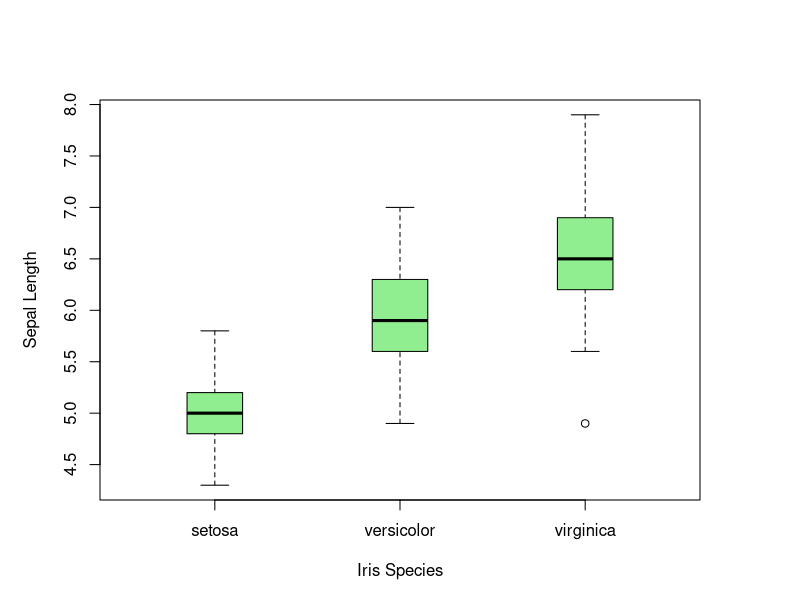
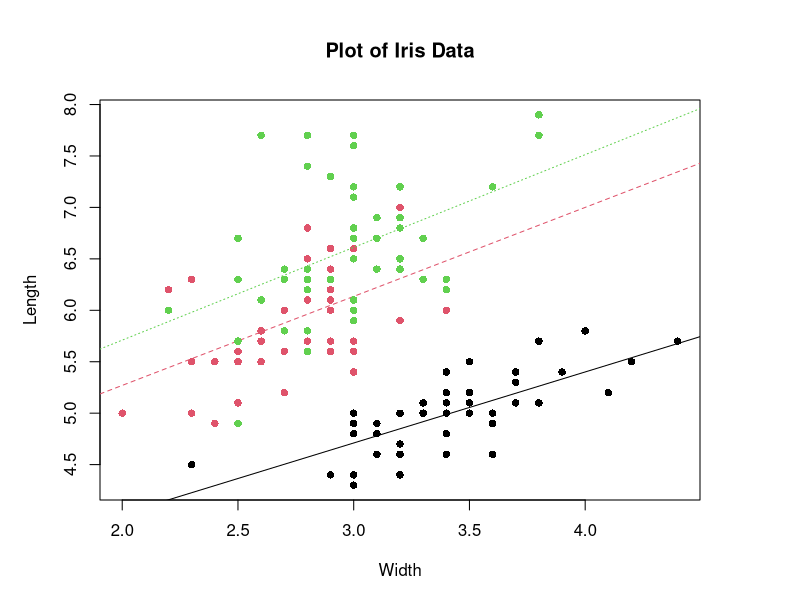

R code for these plots, in order: (Note: this script raises an error after producing the figures.)
########################
# INPUT THE DATA 
########################

#?iris
dat <- iris[, c(1, 2)]
head(dat); dim(dat)

x.groups <- c("setosa", "versicolor", "virginica")
RnD <- rep(x.groups , c(50, 50, 50))
# MAKE SURE THAT THE LEVELS OF RnD ARE ORDERED IN A DESIGNATED WAY
RnD <- factor(RnD, levels=x.groups, ordered=TRUE)
dat <- data.frame(dat=dat, RnD=RnD);

########################
# ONE-WAY ANOVA 
########################

# EDA: PARALLEL BOXPLOT PLUS JITTER DOT PLOTS
# --------------------------------------------
par(mfrow=c(1,1), mar=rep(5,4))
boxplot(dat.Sepal.Length ~ RnD,  data=dat, boxwex=0.3,
        col="lightgreen", notch=F, 
        ylab="Sepal Length", xlab="Iris Species")

# REGRESSION WITH DUMMY VARIABLES
# --------------------------------
# THE FIRST GROUP IS THE BASELINE GROUP
contrasts(dat$RnD) <- contr.treatment(x.groups, base=1)
fitLength <- lm(dat.Sepal.Length~RnD, data=dat)
summary(fitLength); anova(fitLength)

# SCATTER PLOT
y <- iris[, c(1)] 
x <- iris[, c(2)]

regulator <- rep(c("Set", "Ver", "Vir"), c(50, 50, 50))
dat2 <- data.frame(x, y, regulator)


# PLOT OF ANCOVA Data
par(bg="white", mfrow=c(1, 1), mar=rep(5, 4))
plot(range(x), range(y), type="n", ylab="Length", xlab="Width",
     main="Plot of Iris Data")
level <- sort(unique(regulator))

for (i in 1:length(level)){
  temp <- dat2[dat2$regulator==level[i],]
  points(temp$x,temp$y, pch=16, col=i)
  abline(lsfit(x=temp$x, y=temp$y), lty=i, col=i)
}

########################
# ANCOVA 
########################

# REGRESSION WITH DUMMY VARIABLES
# --------------------------------
# INTERACTION MODEL
fit1 <- lm(y ~ x*factor(regulator), data=dat, x=T)

# ANCOVA MODEL
fit2 <- lm(y ~ x + factor(regulator), data=dat, x=T) 
summary(fit2); anova(fit2)

fit4 <- lm(y ~ x, data=dat, x=T) 

# ANCOVA
anova(fit2, fit4)
# CHECK THE ASSUMPTION OF NO INTERACTION
anova(fit1, fit2)

########################
# TWO-WAY ANOVA 
########################

# ?ToothGrowth
dat <- ToothGrowth
dim(dat); head(dat)

len <- dat[, c(1)]
supp <- rep(c("VC", "OJ"), c(30, 30))
dose <- c(rep(c("0.5", "1.0", "2.0"), c(10, 10, 10)), 
          rep(c("0.5", "1.0", "2.0"), c(10, 10, 10)))

# MAKE SURE THE LEVELS OF bone ARE ORDERED 
dose <- factor(dose, levels=c("0.5", "1.0", "2.0"), ordered=TRUE)
dat <- data.frame(dat=dat, supp=supp, dose=dose)

# TABLE OF CELL MEANS
aggregate(len, by=list(dose, supp), FUN=mean)

# INTERACTION PLOT
par(bg="white", mfrow=c(1, 1), mar=rep(4, 7))
interaction.plot(dose, supp, len, col = 2:3, lty=1,
                  leg.bty = "o", leg.bg="gray80", lwd=2, main="dose vs mean of len")

# REGRESSION WITH DUMMY VARIABLES
# ---------------------------------

fit1 <- lm(len~factor(supp)*factor(dose), x=T, data=dat)
fit2 <- lm(len~factor(supp) + factor(dose), x=T, data=dat)
fit3 <- lm(len~factor(supp), x=T, data=dat)
fit4 <- lm(len~factor(dose), x=T, data=dat)

# TEST OF INTERACTION
anova(fit1, fit2)
# TEST OF MAIN EFFECT OF SUPP
anova(fit2, fit4)
# TEST OF MAIN EFFECT OF DOSE
anova(fit2, fit3)






